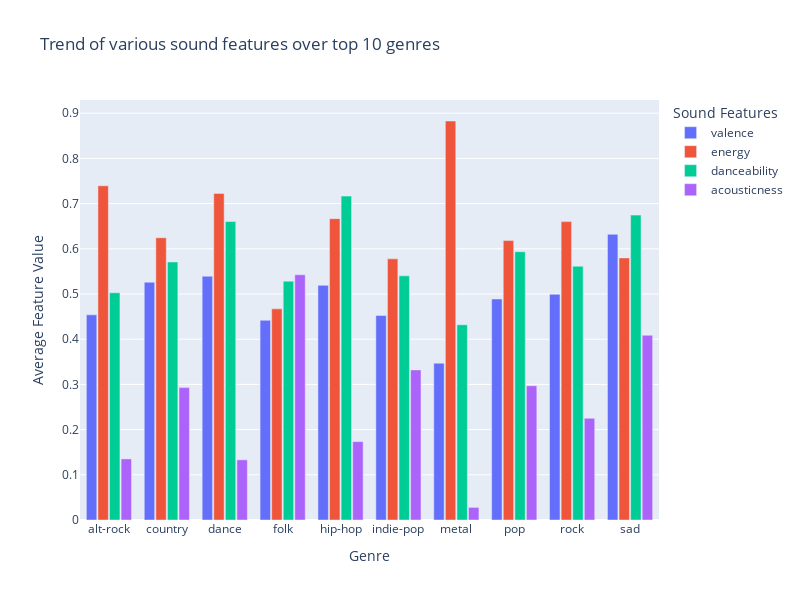

Write notebook code for a chart like this one.
### Code cell
fig = px.bar(sound_features, 
       x='genre', y=['valence', 'energy', 'danceability', 'acousticness'], 
       barmode='group', title='Trend of various sound features over top 10 genres')

fig.update_layout(
    xaxis_title='Genre',
    yaxis_title='Average Feature Value',
    legend_title='Sound Features',
    bargap=0.2,  
    bargroupgap=0.1,
    width = 800,
    height = 600
)

fig.show()

### Figure 1 — Plotly figure (JSON) as saved in the notebook; plotly's stock layout.template omitted (floating-point values rounded to 4 significant figures)
{"data": [{"alignmentgroup": "True", "hovertemplate": "variable=valence<br>genre=%{x}<br>value=%{y}<extra></extra>", "legendgroup": "valence", "marker": {"color": "#636efa", "pattern": {"shape": ""}}, "name": "valence", "offsetgroup": "valence", "orientation": "v", "showlegend": true, "textposition": "auto", "type": "bar", "x": ["alt-rock", "country", "dance", "folk", "hip-hop", "indie-pop", "metal", "pop", "rock", "sad"], "xaxis": "x", "y": [0.4539, 0.5261, 0.5394, 0.4418, 0.5192, 0.4526, 0.347, 0.489, 0.4994, 0.6321], "yaxis": "y"}, {"alignmentgroup": "True", "hovertemplate": "variable=energy<br>genre=%{x}<br>value=%{y}<extra></extra>", "legendgroup": "energy", "marker": {"color": "#EF553B", "pattern": {"shape": ""}}, "name": "energy", "offsetgroup": "energy", "orientation": "v", "showlegend": true, "textposition": "auto", "type": "bar", "x": ["alt-rock", "country", "dance", "folk", "hip-hop", "indie-pop", "metal", "pop", "rock", "sad"], "xaxis": "x", "y": [0.7395, 0.6245, 0.7226, 0.4671, 0.6668, 0.5778, 0.8828, 0.6183, 0.6602, 0.5799], "yaxis": "y"}, {"alignmentgroup": "True", "hovertemplate": "variable=danceability<br>genre=%{x}<br>value=%{y}<extra></extra>", "legendgroup": "danceability", "marker": {"color": "#00cc96", "pattern": {"shape": ""}}, "name": "danceability", "offsetgroup": "danceability", "orientation": "v", "showlegend": true, "textposition": "auto", "type": "bar", "x": ["alt-rock", "country", "dance", "folk", "hip-hop", "indie-pop", "metal", "pop", "rock", "sad"], "xaxis": "x", "y": [0.5028, 0.5709, 0.6604, 0.5284, 0.7166, 0.5402, 0.4319, 0.5936, 0.5616, 0.6746], "yaxis": "y"}, {"alignmentgroup": "True", "hovertemplate": "variable=acousticness<br>genre=%{x}<br>value=%{y}<extra></extra>", "legendgroup": "acousticness", "marker": {"color": "#ab63fa", "pattern": {"shape": ""}}, "name": "acousticness", "offsetgroup": "acousticness", "orientation": "v", "showlegend": true, "textposition": "auto", "type": "bar", "x": ["alt-rock", "country", "dance", "folk", "hip-hop", "indie-pop", "metal", "pop", "rock", "sad"], "xaxis": "x", "y": [0.1351, 0.2929, 0.1331, 0.5426, 0.1734, 0.3321, 0.02787, 0.2971, 0.225, 0.4088], "yaxis": "y"}], "layout": {"bargap": 0.2, "bargroupgap": 0.1, "barmode": "group", "height": 600, "legend": {"title": {"text": "Sound Features"}, "tracegroupgap": 0}, "title": {"text": "Trend of various sound features over top 10 genres"}, "width": 800, "xaxis": {"anchor": "y", "domain": [0, 1], "title": {"text": "Genre"}}, "yaxis": {"anchor": "x", "domain": [0, 1], "title": {"text": "Average Feature Value"}}}}
